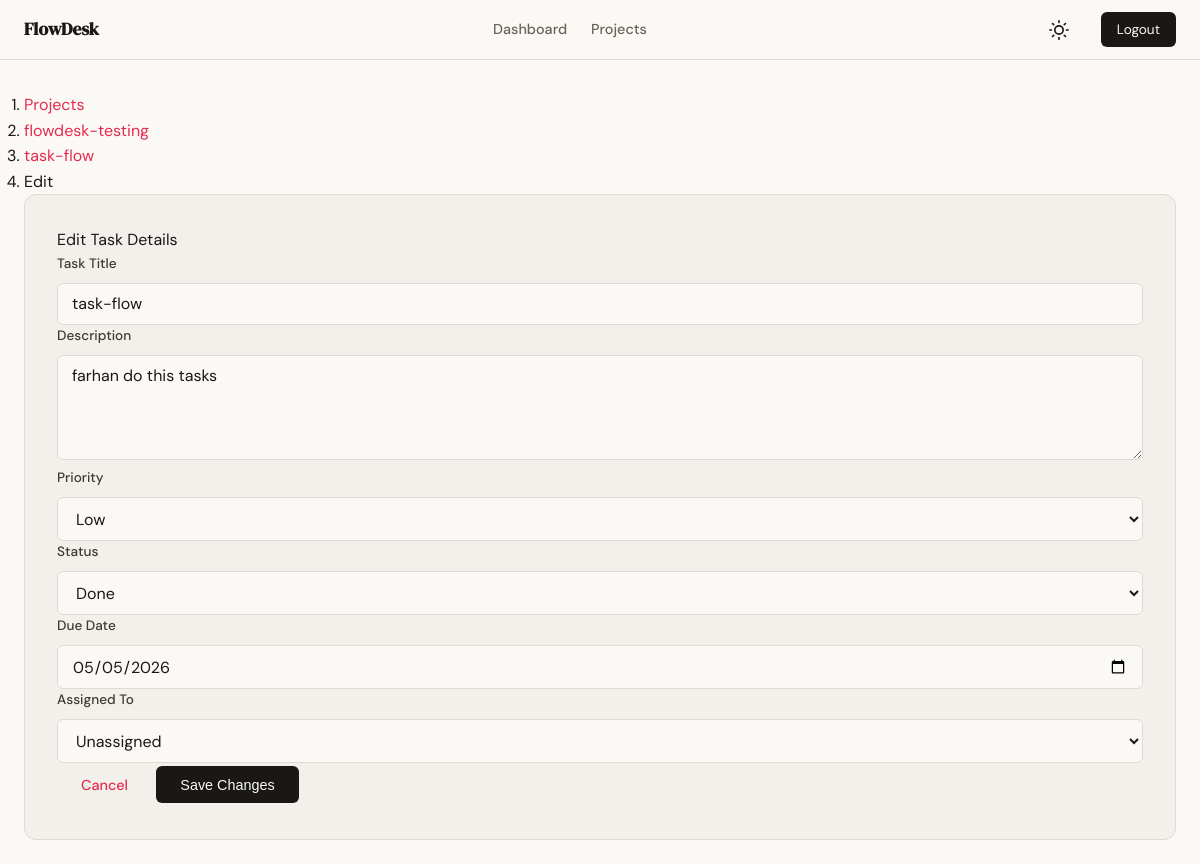
Page /tasks/2/edit (signed in) on the committed database.
### app/models.py (models this page shows, shortened)
class Project(db.Model):
    id = db.Column(db.Integer, primary_key=True)
    name = db.Column(db.String(120), nullable=False)
    description = db.Column(db.Text)
    created_at = db.Column(db.DateTime, default=lambda: datetime.now(timezone.utc))
    owner_id = db.Column(db.Integer, db.ForeignKey('user.id'), nullable=False)
    members = db.relationship('ProjectMember', backref='project', lazy=True, cascade='all, delete-orphan')
    tasks = db.relationship('Task', backref='project', lazy=True, cascade='all, delete-orphan')

class Task(db.Model):
    id = db.Column(db.Integer, primary_key=True)
    title = db.Column(db.String(200), nullable=False)
    description = db.Column(db.Text)
    status = db.Column(db.Enum('todo', 'in_progress', 'done', name='task_status'), default='todo')
    priority = db.Column(db.Enum('low', 'medium', 'high', name='task_priority'), default='medium')
    due_date = db.Column(db.Date)
    created_at = db.Column(db.DateTime, default=lambda: datetime.now(timezone.utc))
    updated_at = db.Column(db.DateTime, default=lambda: datetime.now(timezone.utc), onupdate=lambda: datetime.now(timezone.utc))
    project_id = db.Column(db.Integer, db.ForeignKey('project.id'), nullable=False)
    created_by = db.Column(db.Integer, db.ForeignKey('user.id'), nullable=False)
    assigned_to = db.Column(db.Integer, db.ForeignKey('user.id'))

### app/tasks/routes.py (the view, shortened to what this page needs)
@tasks.route('/<int:id>/edit', methods=['GET', 'POST'])
@login_required
def edit(id):
    task = Task.query.get_or_404(id)
    project_id = task.project_id
    role = get_project_role(project_id)
    if not role:
        abort(403)
    if role != 'admin' and task.created_by != current_user.id:
        flash('You do not have permission to edit this task.', 'danger')
        return redirect(url_for('tasks.detail', id=id))
    return render_template('tasks/edit.html', task=task, role=role)

### app/tasks/routes.py (called while the page is built)
def get_project_role(project_id):
    member = ProjectMember.query.filter_by(project_id=project_id, user_id=current_user.id).first()
    return member.role if member else None

### app/templates/tasks/edit.html (shortened to what this page needs)
{% extends "base.html" %}
{% block content %}
<nav aria-label="breadcrumb">
  <ol class="breadcrumb">
    <li class="breadcrumb-item"><a href="{{ url_for('projects.list_projects') }}">Projects</a></li>
    <li class="breadcrumb-item"><a href="{{ url_for('projects.detail', id=task.project.id) }}">{{ task.project.name }}</a></li>
    <li class="breadcrumb-item"><a href="{{ url_for('tasks.detail', id=task.id) }}">{{ task.title }}</a></li>
    <li class="breadcrumb-item active" aria-current="page">Edit</li>
  </ol>
</nav>
<div class="row justify-content-center">
    <div class="col-md-8">
        <div class="card">
            <div class="card-header">Edit Task Details</div>
            <div class="card-body">
                <form method="POST">
                    <div class="mb-3">
                        <label for="title" class="form-label">Task Title</label>
                        <input type="text" class="form-control" id="title" name="title" value="{{ task.title }}" required minlength="3" maxlength="200">
                    </div>
                    <div class="mb-3">
                        <label for="description" class="form-label">Description</label>
                        <textarea class="form-control" id="description" name="description" rows="4">{{ task.description }}</textarea>
                    </div>
                    <div class="row">
                        <div class="col-md-4 mb-3">
                            <label for="priority" class="form-label">Priority</label>
                            <select name="priority" id="priority" class="form-select">
                                <option value="low" {{ 'selected' if task.priority == 'low' }}>Low</option>
                            </select>
                        </div>
                        <div class="col-md-4 mb-3">
                            <label for="status" class="form-label">Status</label>
                            <select name="status" id="status" class="form-select">
                                <option value="done" {{ 'selected' if task.status == 'done' }}>Done</option>
                            </select>
                        </div>
                        <div class="col-md-4 mb-3">
                            <label for="due_date" class="form-label">Due Date</label>
                            <input type="date" class="form-control" id="due_date" name="due_date" value="{{ task.due_date.strftime('%Y-%m-%d') if task.due_date else '' }}">
                        </div>
                    </div>
                    <div class="mb-3">
                        <label for="assigned_to" class="form-label">Assigned To</label>
                        {% if role == 'admin' %}
                            <select name="assigned_to" id="assigned_to" class="form-select">
                                <option value="">Unassigned</option>
                            </select>
                        {% else %}
                            <input type="text" class="form-control" value="{{ task.assignee.username if task.assigned_to else 'Unassigned' }}" readonly disabled>
                            <input type="hidden" name="assigned_to" value="{{ task.assigned_to or '' }}">
                            <div class="form-text">Only project admins can change task assignment.</div>
                        {% endif %}
                    </div>
                    <div class="d-flex justify-content-between">
                        <a href="{{ url_for('tasks.detail', id=task.id) }}" class="btn btn-outline-secondary">Cancel</a>
                        <button type="submit" class="btn btn-primary">Save Changes</button>
                    </div>
                </form>
            </div>
        </div>
    </div>
</div>
{% endblock %}

### app/static/css/style.css (style rules this page uses)
:root { --ink: #1a1816; --ink-soft: #3d3a36; --ink-muted: #6b6357; --ink-faint: #9a9088; --paper: #faf9f5; --paper-warm: #f2f0eb; --paper-card: #f2f0eb; --accent: #E52b50; --accent-light: #fdecea; --danger: #c0392b; --danger-light: #fdecea; --success: #2e7d32; --success-light: #e8f5e9; --info: #1a6fa8; --info-light: #e8f4fd; --warning: #b8860b; --warning-light: #fff8e1; --border: #dcdad2; --border-soft: #e8e6df; --font-display: 'DM Serif Display', Georgia, serif; --font-body: 'DM Sans', system-ui, sans-serif; --badge-low-bg: #E8E6DF; --badge-low-text: #6B6357; --badge-me-bg: #8E8A85; --badge-me-text: #FFFFFF; --badge-user-bg: #F5F5F0; --badge-user-text: #7A6E63; --badge-medium-bg: #FFF8E1; --badge-medium-text: #9A6830; --max-width: 1200px; --auth-width: 440px; --radius-sm: 6px; --radius-md: 12px; --radius-lg: 20px; }
* { box-sizing: border-box; margin: 0; padding: 0; }
body { font-family: var(--font-body); background-color: var(--paper); color: var(--ink); line-height: 1.6; transition: background-color 0.3s, color 0.3s; min-height: 100vh; }
a { color: var(--accent); text-decoration: none; transition: 0.2s ease; }
.btn { display: inline-block; padding: 0.65rem 1.5rem; font-size: 0.9rem; font-weight: 500; border-radius: var(--radius-sm); cursor: pointer; transition: 0.2s ease; border: none; text-align: center; }
.btn-primary { background-color: var(--ink); color: var(--paper); }
.card { background-color: var(--paper-card); border: 1px solid var(--border); border-radius: var(--radius-md); padding: 2rem; margin-bottom: 1.5rem; }
label { display: block; font-size: 0.85rem; font-weight: 500; color: var(--ink-soft); margin-bottom: 0.5rem; }
input[type="text"], input[type="email"], input[type="password"], input[type="date"], select, textarea { width: 100%; padding: 0.6rem 0.875rem; border: 1px solid var(--border); border-radius: var(--radius-sm); background-color: var(--paper); color: var(--ink); font-family: var(--font-body); font-size: 1rem; transition: border-color 0.2s; }
::placeholder { color: var(--ink-faint); }

### rows in the picture
Project: project.name "flowdesk-testing"
Task: title "task-flow", description "farhan do this tasks", due_date "05/05/2026"
